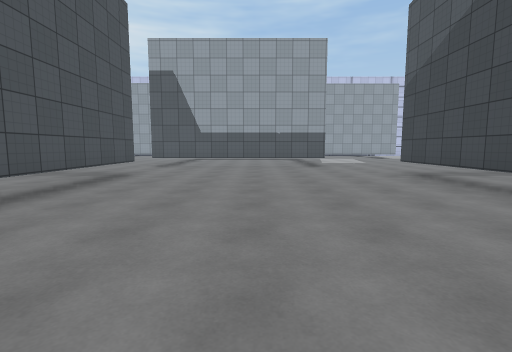
view 1 (above)

22 first-person views from a walk through a Unity game level. The camera is 1.3 m above the floor, tilts 6° down and sees 85° across. The floor is counted in squares, 1.8 m on a side. Each view is taken from the middle of a square. On the plan, view 1 faces up. The plan holds only what a view shows up to about 10 squares ahead; the rest is blank. The place goes on beyond the plan. The player character is not drawn. Some surface patterns are stand-ins.

view 2
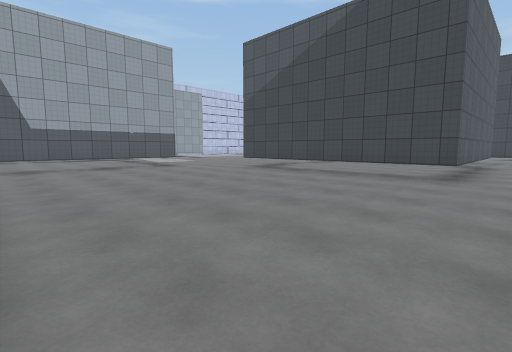

view 3
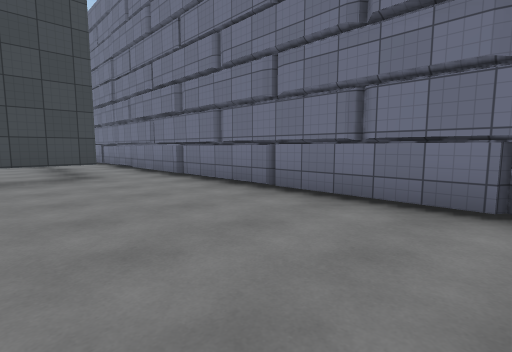

view 4
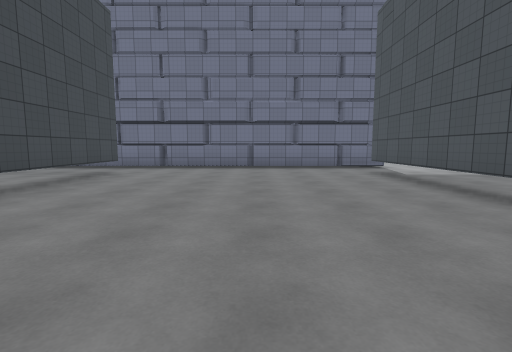

view 5
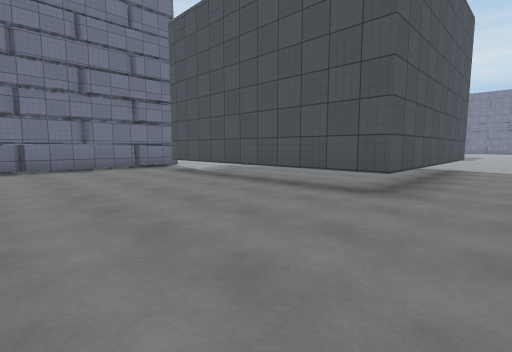

view 6
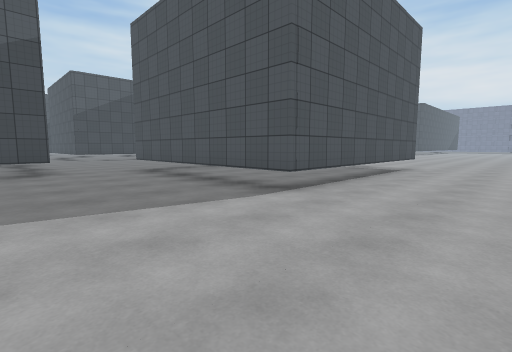

view 7
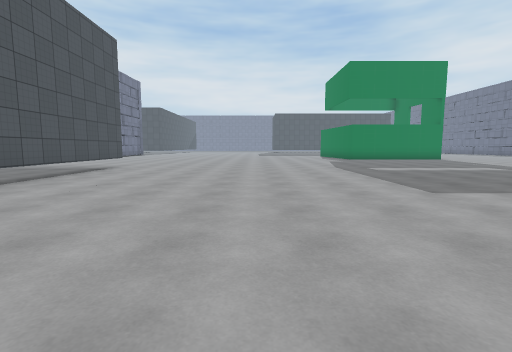

view 8
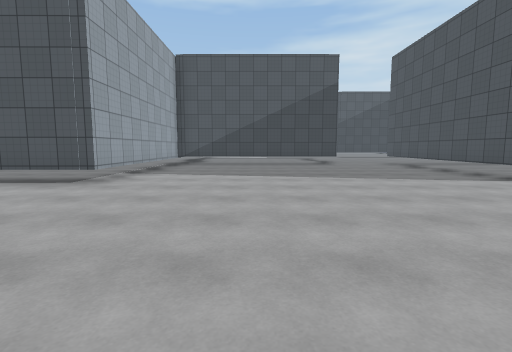

view 9
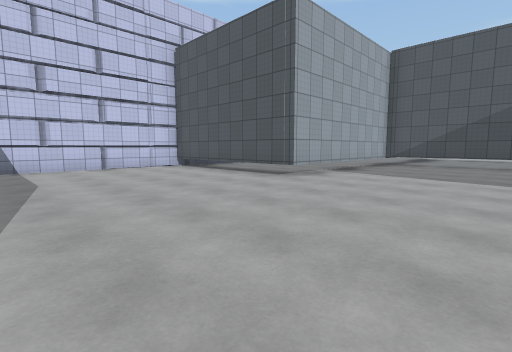

view 10
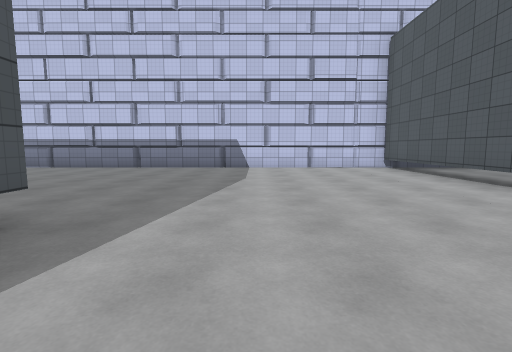

view 11
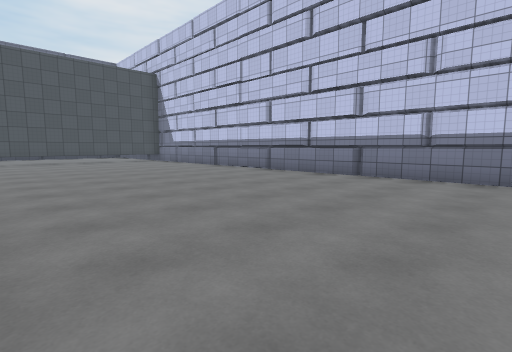

view 12
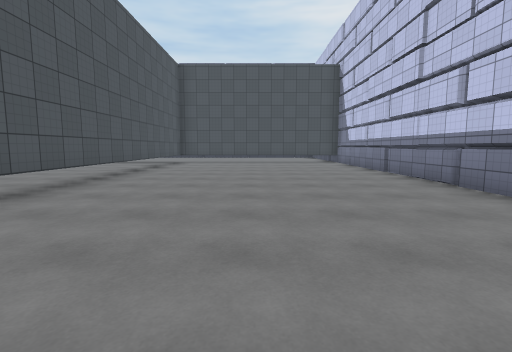

view 13
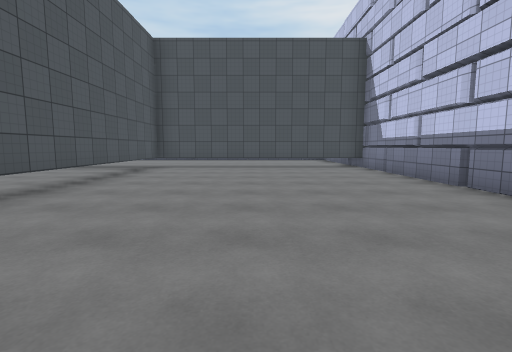

view 14
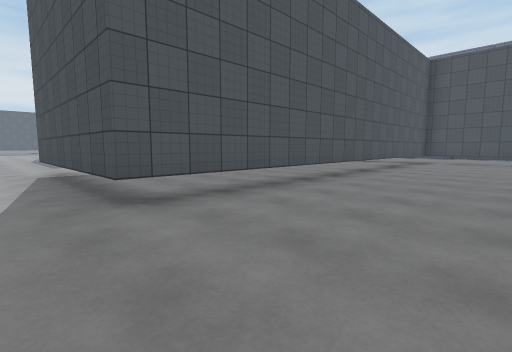

view 15
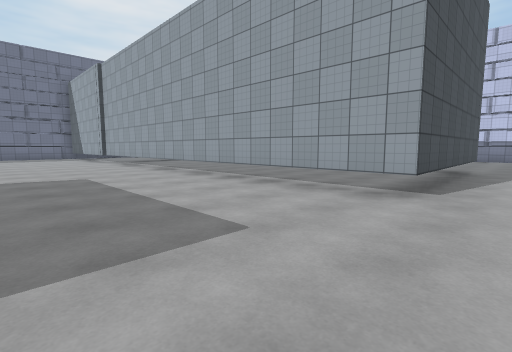

view 16
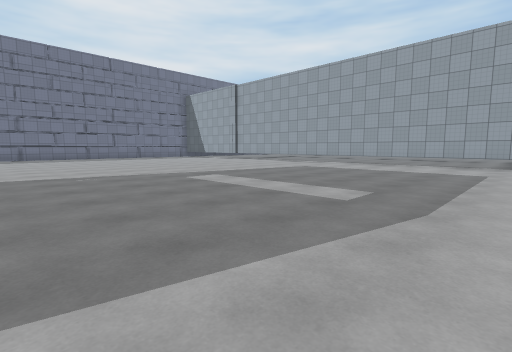

view 17
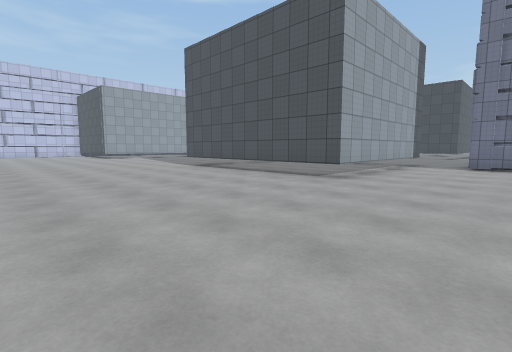

view 18
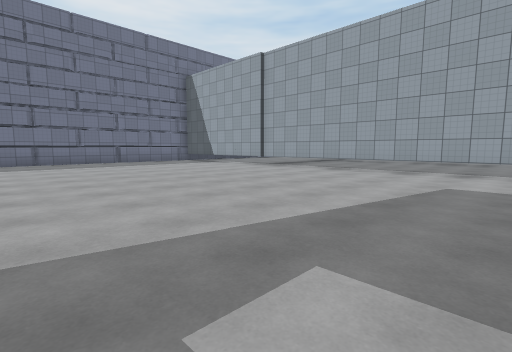

view 19
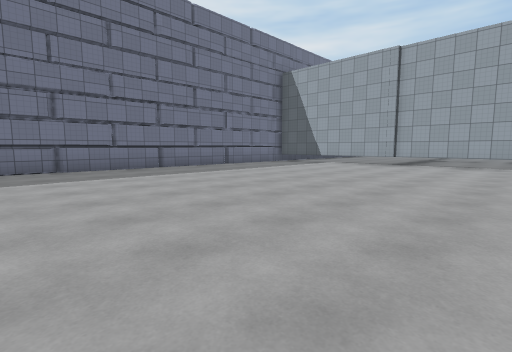

view 20
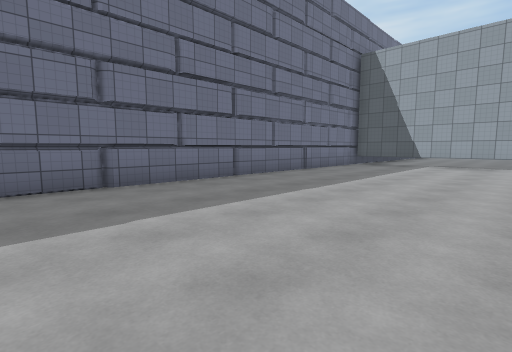

view 21
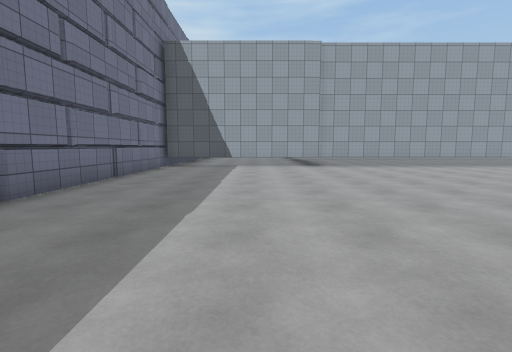

view 22
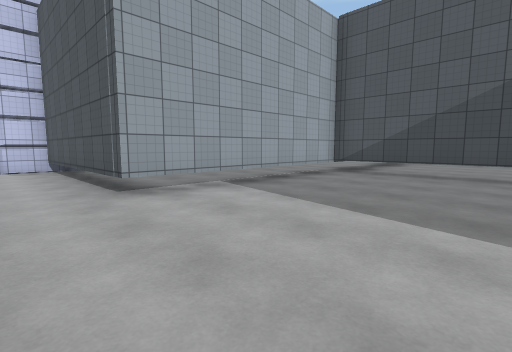

### Floor plan
Key: @ floor where view 1 was taken; # wall or solid block; . floor; T thing the floor can be seen under or through.
Columns run from 35 left of view 1 to 7 right of it. Each row starts with its distance up from view 1.
 22       #####################
 21       #...................#
 20       #...................#
 19       #...................#
 18       #...................#
 17       #...................#
 16       #...................#######
 15       #.........................#
 14       ##############............#
 13                    #............#
 12                    #............#
 11                    #............#
 10                   ##............######.....
  9 ###################........................
  8 #..........................................
  7 #.........................####TT.......T
  6 #.........................#    T.......T
  5 #.........................#    T.......T
  4 #.........................#    T.......T
  3 #.........................#    T.......T
  2 ##........................#    T.......T
  1 ##........................####TT.......T###
  0 ##.................................@.......
 -1 #..............................############
 -2 #..............................#

Where each view was taken, in squares from view 1:
view 1: 0 up, 0 right, facing up
view 2: 0 up, 3 left, facing up-right
view 3: 3 up, 3 left, facing down-right
view 4: 9 up, 0 right, facing down
view 5: 9 up, 1 right, facing down-left
view 6: 11 up, 12 left, facing down-right
view 7: 11 up, 14 left, facing down
view 8: 13 up, 15 left, facing right
view 9: 12 up, 15 left, facing up-right
view 10: 12 up, 14 left, facing up
view 11: 15 up, 15 left, facing up-left
view 12: 18 up, 16 left, facing left
view 13: 18 up, 19 left, facing left
view 14: 18 up, 15 left, facing down-left
view 15: 5 up, 15 left, facing up-left
view 16: 2 down, 16 left, facing up-left
view 17: 2 down, 15 left, facing up-right
view 18: 1 up, 21 left, facing up-left
view 19: 2 down, 25 left, facing up-left
view 20: 2 down, 29 left, facing up-left
view 21: 1 down, 31 left, facing up
view 22: 12 up, 11 left, facing up-right
